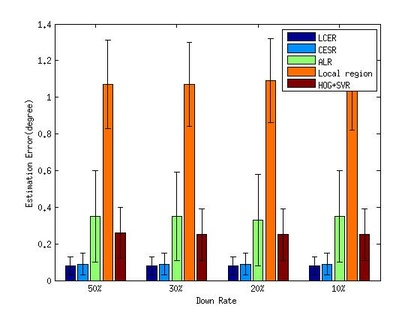
%> input picture Reference/图论/d.jpg, 420 x 315 px, shrunk from 560 x 420 before the run
$ octave --eval "result = getfea(imread('d.jpg'));"   (GNU Octave 9; MATLAB toolbox functions it lacks are replaced by stand-ins)
%> lines starting %> are read from the running program, lines starting %| are printed output that depends on the picture
function k=getfea(I)
f=[];
f1=[];
I=rgb2gray(I);
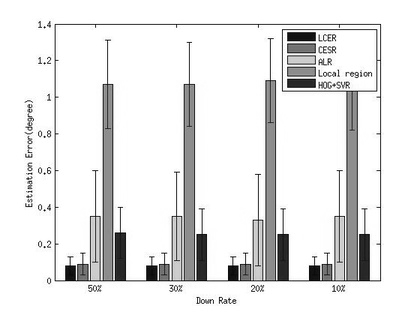
%> I: size 315x420 uint8; min 0, max 255, mean 231.4
I=histeq(I);
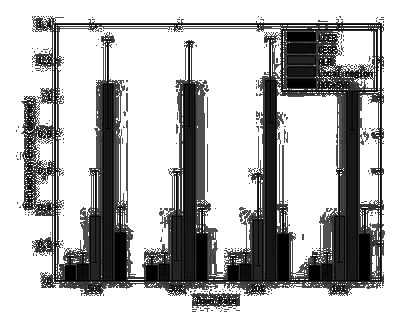
%> I: size 315x420 uint8; min 0, max 255, mean 183.8
[m n]=size(I);
%> m = 315; n = 420
[Ix,Iy]=gradient(double(I));
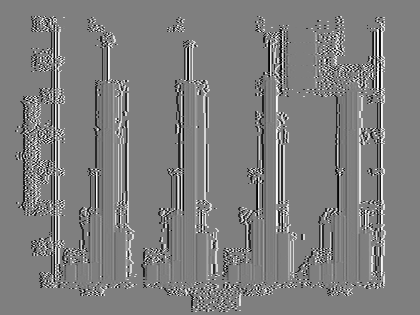
%> Ix: size 315x420 double; min -127.5, max 127.5, mean 0; drawn with min black and max white
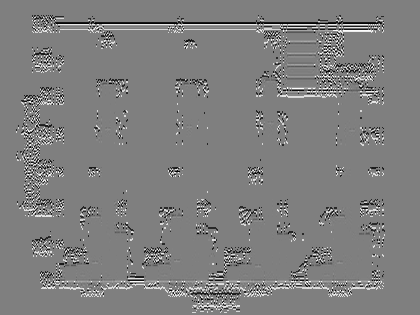
%> Iy: size 315x420 double; min -127.5, max 127.5, mean 0; mean of the top-left, top-right, bottom-left and bottom-right quarters -0.5, -0.3, 0.4, 0.3; drawn with min black and max white
I1=sqrt(Ix.^2+Iy.^2);
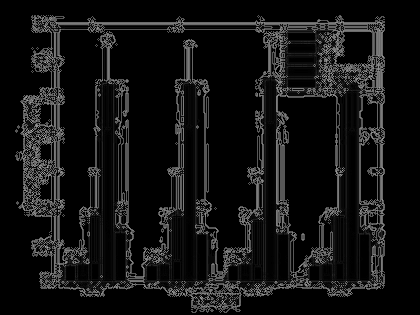
%> I1: size 315x420 double; min 0, max 176.1, mean 19
for i=1:3
    for j=1:5
        sum1=I(((i-1)*(m/3)+1):(m/3)*i,((j-1)*(n/5)+1):(n/5)*j);  %提取像素值之和
%         sum2=I1(((i-1)*(m/3)+1):(m/3)*i,((j-1)*(n/5)+1):(n/5)*j);  %提取梯度值之和
        f=[sum(sum1(:));f];
%         f1=[sum(sum2(:));f1];
    end
end
%> after the loop, f = [1505313; 1209399; 1065530; 1239313; 1874226; 1600955; 1777153; 1635154; 1657300; 1754361; 1817149; 1221722; 1995400; 1986322; 1981788]

% f=f/sum(f);
% f1=f1/sum(f1);
k=[f;f1]/(sum(f)+sum(f1));
%> k = [0.0619; 0.0497; 0.0438; 0.051; 0.0771; 0.0658; 0.0731; 0.0672; 0.0681; 0.0721; 0.0747; 0.0502; 0.082; 0.0817; 0.0815]
%> `result = getfea(imread('d.jpg'));`: result has the same summary as k in getfea
